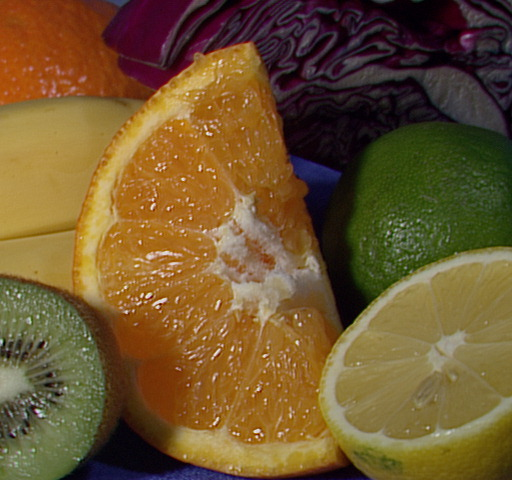
#> input picture AI vision/Codes OpenCV/fruits.jpg, 512 x 480 px
$ python '4.edge&gradients.py'   (older library calls are emulated)
#> lines starting #> are read from the running program, lines starting #| are printed output that depends on the picture
import numpy as np
import matplotlib.pyplot as plt
import cv2

image = cv2.imread('fruits.jpg')
#> image is the input picture: shape (480, 512, 3); mean B, G, R 46.2, 85.6, 110.8
image = cv2.cvtColor(image, cv2.COLOR_BGR2RGB)

height, width,_ = image.shape
#> height = 480; width = 512

# Extract Sobel Edges
sobel_x = cv2.Sobel(image, cv2.CV_64F, 0, 1, ksize=5)
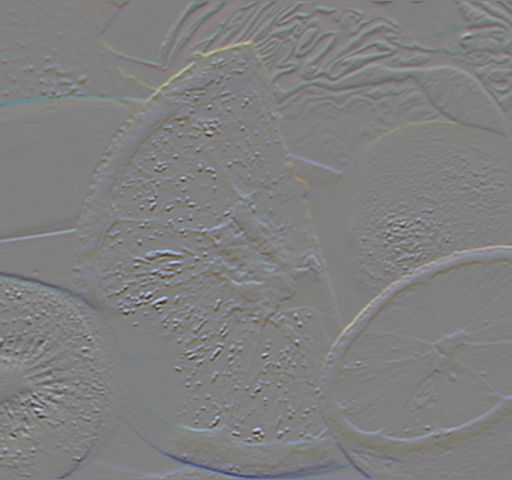
#> sobel_x: shape (480, 512, 3) float64; mean R, G, B 0, 6.1, 5.6; drawn with min black and max white
sobel_y = cv2.Sobel(image, cv2.CV_64F, 1, 0, ksize=5)
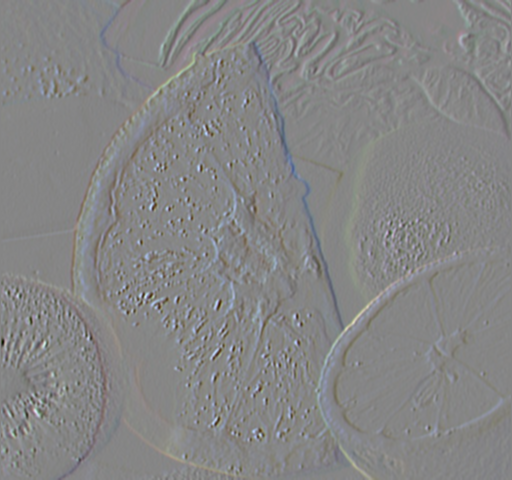
#> sobel_y: shape (480, 512, 3) float64; mean R, G, B -16.9, -10.8, -5.2; drawn with min black and max white

plt.figure(figsize=(20, 20))

plt.subplot(3, 2, 1)
plt.title("Original")
plt.imshow(image)

plt.subplot(3, 2, 2)
plt.title("Sobel X")
plt.imshow(sobel_x)


plt.subplot(3, 2, 3)
plt.title("Sobel Y")

sobel_OR = cv2.bitwise_or(sobel_x, sobel_y)
#> sobel_OR: shape (480, 512, 3) float64; 0.7% of the values are NaN or infinite; the others: min -131040, max 131056, mean -7722.3

plt.subplot(3, 2, 4)
plt.title("sobel_OR")
plt.imshow(sobel_OR)

laplacian = cv2.Laplacian(image, cv2.CV_64F)
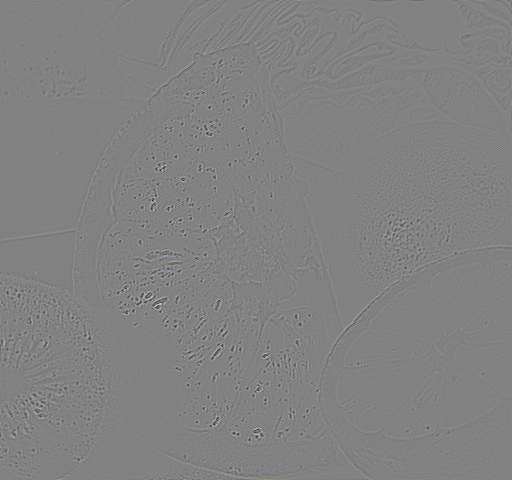
#> laplacian: shape (480, 512, 3) float64; mean R, G, B 0, 0, 0; drawn with min black and max white

plt.subplot(3, 2, 5)
plt.title("Laplacian")
plt.imshow(laplacian)


##  Then, we need to provide two values: threshold1 and threshold2. Any gradient value larger than threshold2
# is considered to be an edge. Any value below threshold1 is considered not to be an edge.
#Values in between threshold1 and threshold2 are either classiﬁed as edges or non-edges based on how their
#intensities are “connected”. In this case, any gradient values below 60 are considered non-edges
#whereas any values above 120 are considered edges.


# Canny Edge Detection uses gradient values as thresholds
# The first threshold gradient
canny = cv2.Canny(image, 50, 120)
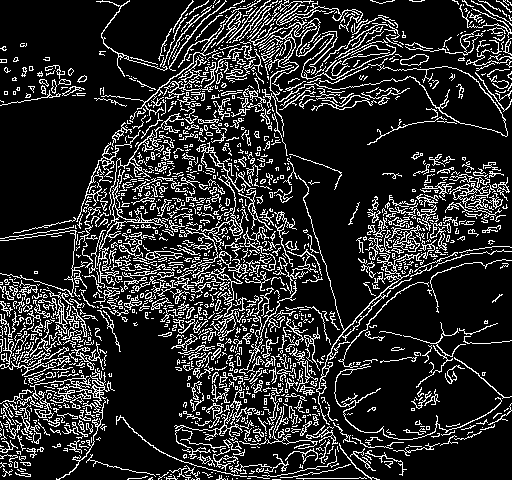
#> canny: shape (480, 512); 17.1% white in thin lines or dots

plt.subplot(3, 2, 6)
plt.title("Canny")
plt.imshow(canny)
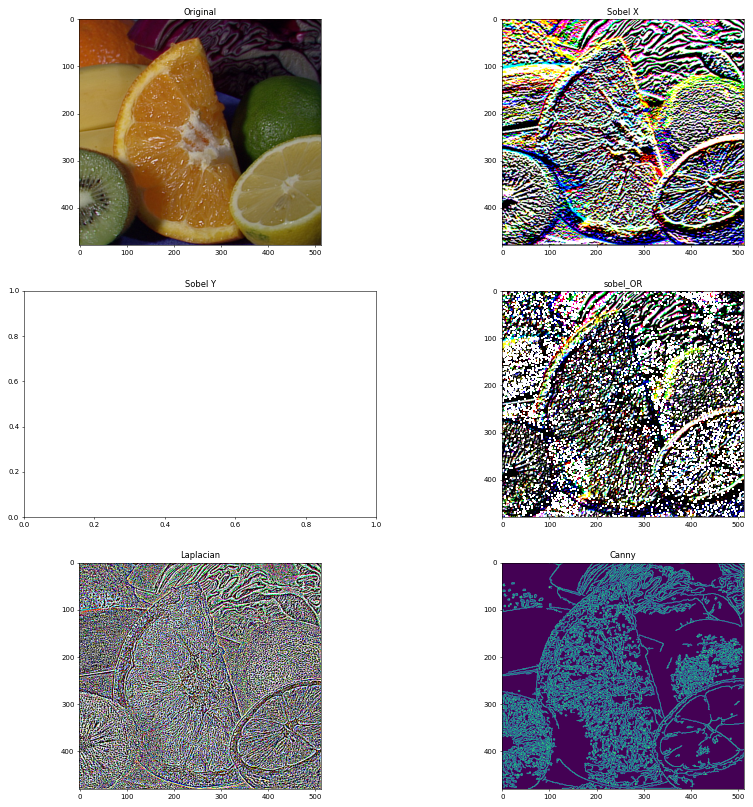
#> figure drawn by matplotlib, 5 panels

$ run again, with AI vision/Codes OpenCV/building.jpg copied over AI vision/Codes OpenCV/fruits.jpg
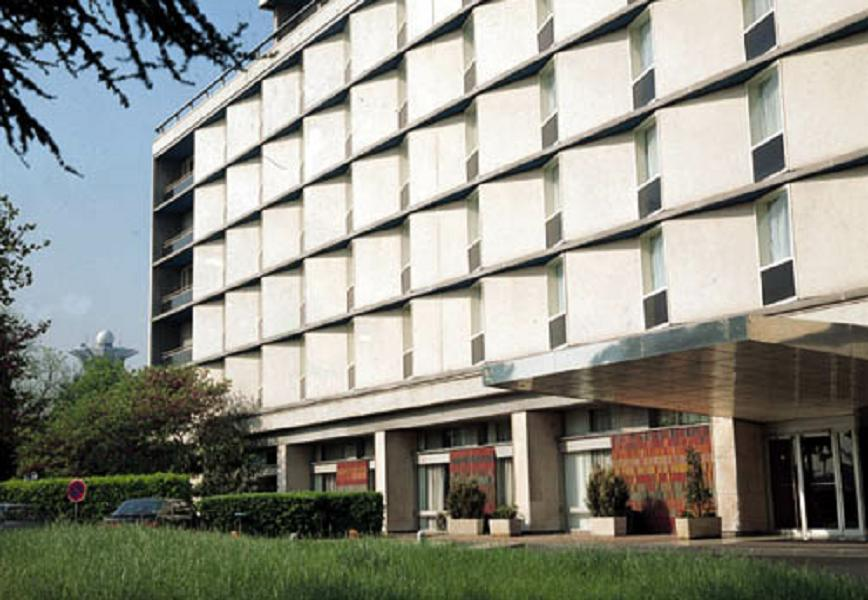
#> input picture AI vision/Codes OpenCV/building.jpg, 868 x 600 px
#> image is the input picture: shape (600, 868, 3); mean B, G, R 133.7, 143.6, 142.9
#> sobel_OR: shape (600, 868, 3) float64; 0.73% of the values are NaN or infinite; the others: min -131056, max 131056, mean -7704.8
#> `laplacian = cv2.Laplacian(image, cv2.CV_64F)`:
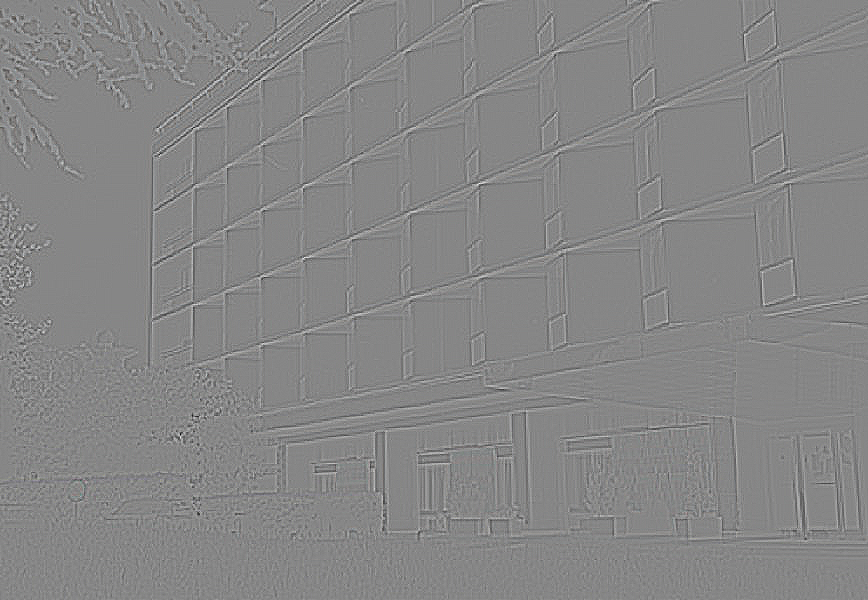
#> laplacian: shape (600, 868, 3) float64; mean R, G, B 0, 0, 0; drawn with min black and max white
#> `canny = cv2.Canny(image, 50, 120)`:
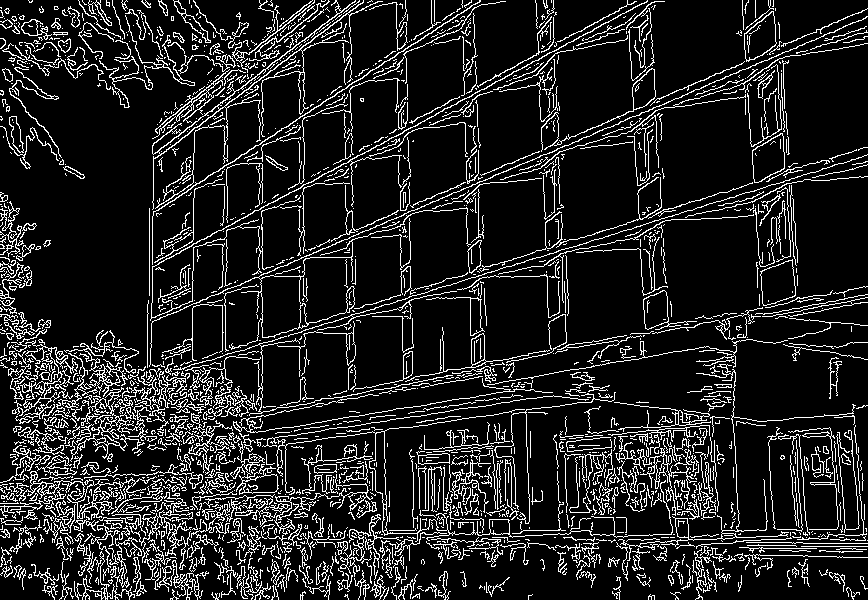
#> canny: shape (600, 868); 13.6% white in thin lines or dots

$ run again, with AI vision/Codes OpenCV/ela_original.jpg copied over AI vision/Codes OpenCV/fruits.jpg
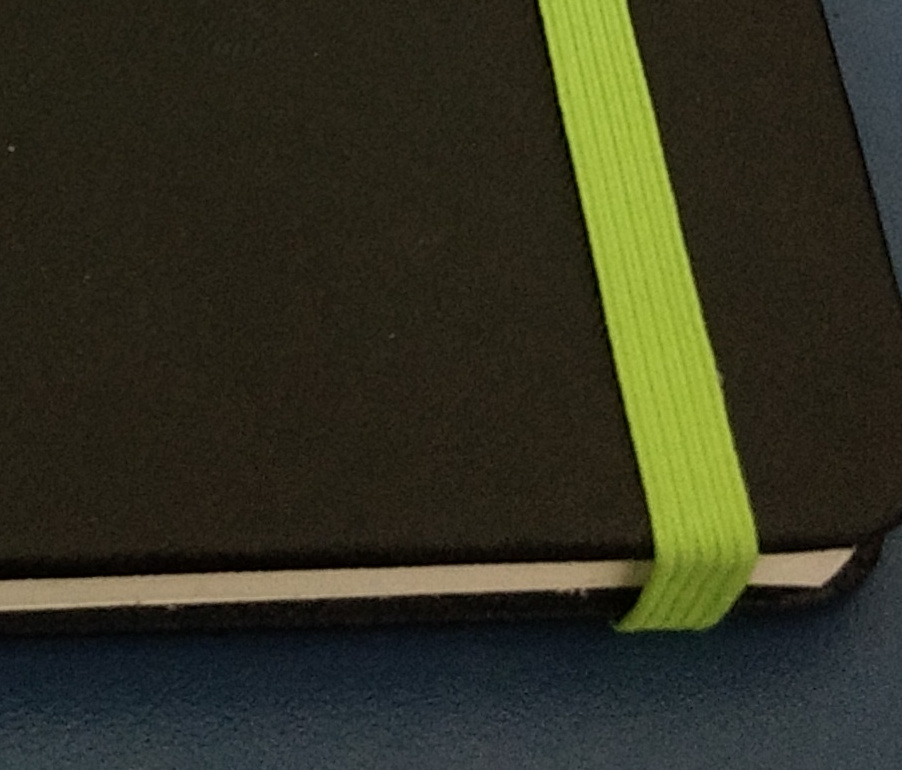
#> input picture AI vision/Codes OpenCV/ela_original.jpg, 902 x 770 px
#> image is the input picture: shape (770, 902, 3); mean B, G, R 33.2, 50.3, 50.1
#> sobel_OR: shape (770, 902, 3) float64; 0.88% of the values are NaN or infinite; the others: min -131056, max 131056, mean -2519.9
#> `laplacian = cv2.Laplacian(image, cv2.CV_64F)`:
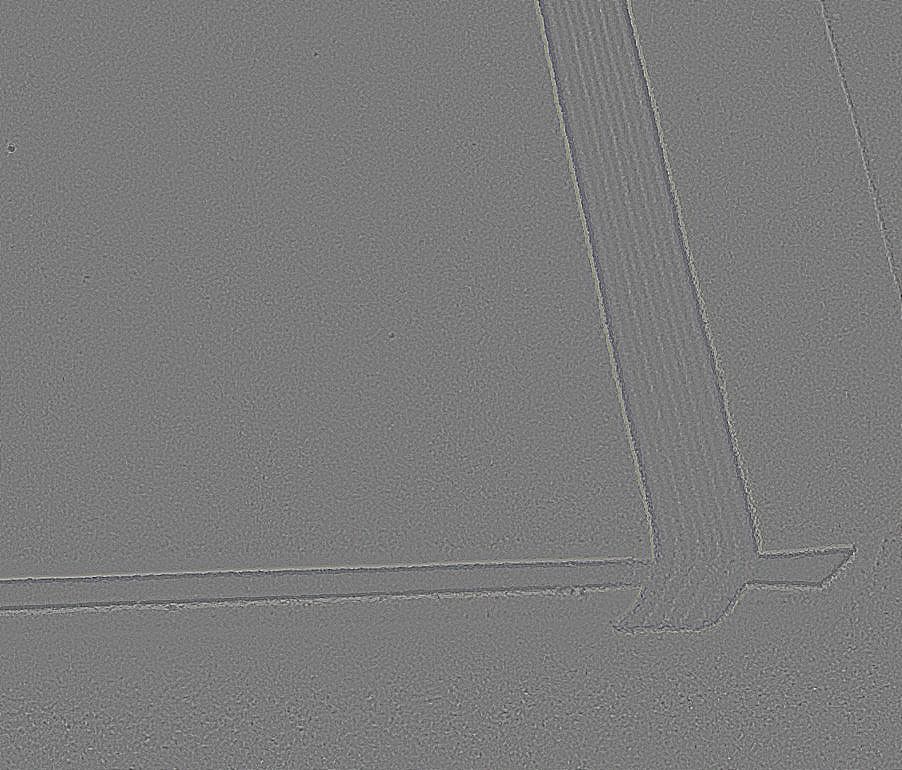
#> laplacian: shape (770, 902, 3) float64; mean R, G, B 0, 0, 0; drawn with min black and max white
#> `canny = cv2.Canny(image, 50, 120)`:
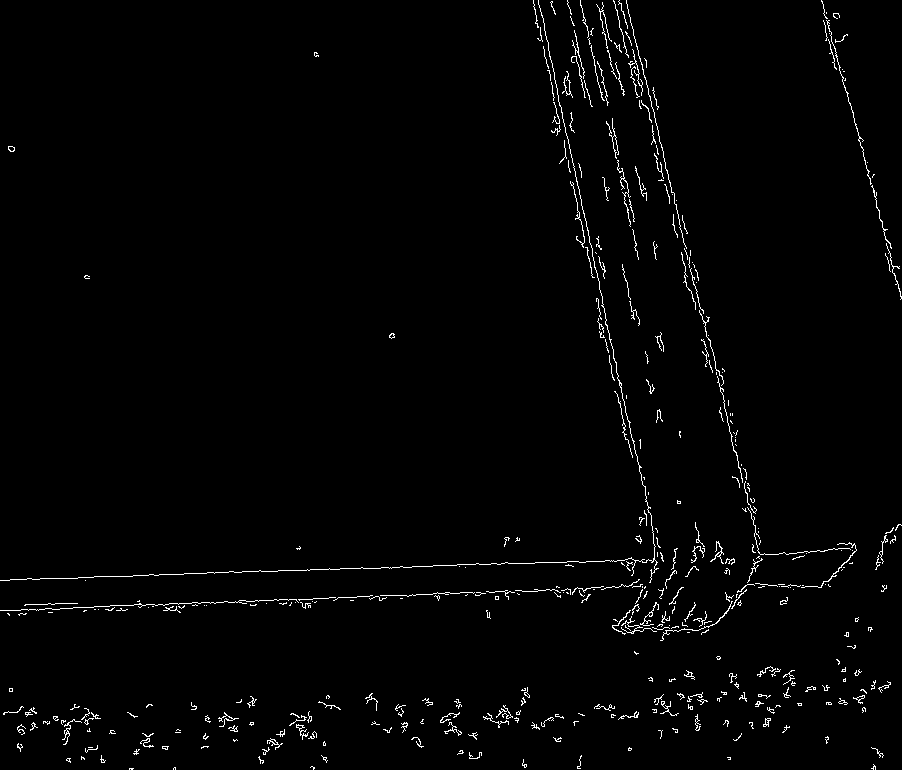
#> canny: shape (770, 902); 1.6% white in thin lines or dots
